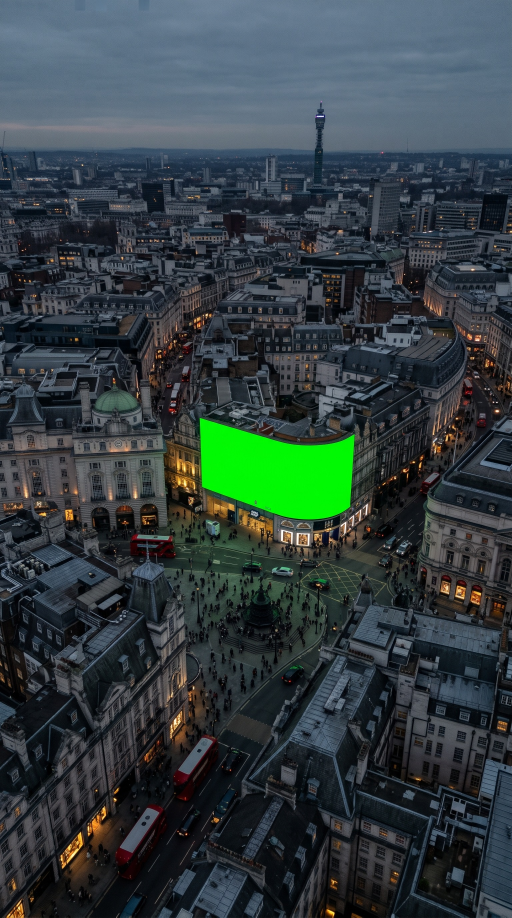
#> input picture nixwoods-reel/brand-reels/piccadilly-billboard/gen/A-start.jpg, 1536 x 2752 px (shown at 1/3 size)
$ python -i piccadilly_billboard.py   (imports and definitions only)
#> lines starting #> are read from the running program, lines starting #| are printed output that depends on the picture; after the words box and inside, x2 and y2 are one past the last pixel; in counts of white or black regions, pixels touching at a corner belong together
#> further down, picture is the input picture: shape (2752, 1536, 3); mean B, G, R 64.4, 63.4, 50.9
"""
"NixWoods at Piccadilly Circus": our take on Westwing x Victoria Beckham's billboard reel (instagram.com/reel/
De1nWfEjkAf, sent by the owner on 24 Oct with "Make this"). 9:16, 21.2 s: a dusk drone over London, street level under
the curved screen, night under it, a wet pavement crowd, a night pull-out.

The city is AI (Higgsfield Nano Banana stills -> Kling clips, gen/), generated with the screen a flat chroma green. Here
the green is keyed per frame and our real lamp film (screen_film.py) is mapped onto it column by column between the
screen's fitted top and bottom edges, so it follows the camera and the curve; whatever stands in front stays in front.
The green light the screen threw on the street is shifted to the colour the screen is showing.

    python3 brand-reels/piccadilly-billboard/piccadilly_billboard.py [--still 3 9 15]
"""
import argparse, os, subprocess, sys, wave

import cv2
import numpy as np
from PIL import Image
from scipy import ndimage

HERE = os.path.dirname(os.path.abspath(__file__))
ROOT = os.path.dirname(os.path.dirname(HERE))
sys.path.insert(0, HERE)
sys.path.insert(0, os.path.join(ROOT, "brand-reels", "festive-ad-cuts"))
from festive_cuts import FF, FPS, sstep        # noqa: E402
from screen_film import SH, SW, ScreenFilm     # noqa: E402

W, H = 1080, 1920
SR = 48000
DUR = 21.2
GEN = os.path.join(HERE, "gen")
OUT = os.path.join(HERE, "out")
NAME = "NW-CREATIVE-VID-20261024-nixwoods-range-piccadilly-billboard-v1-AI"
# (start, end, clip, clip in-point, screen brightness): the reference's order, each AI clip used once (5 s each)
SHOTS = [(0.0, 2.6, "A", 0.6, 1.00), (2.6, 7.6, "B", 0.0, 0.95), (7.6, 12.6, "C", 0.0, 1.00),
         (12.6, 17.0, "D", 0.1, 1.00), (17.0, DUR, "E", 0.4, 1.10)]
RNG = np.random.default_rng(24)


# [5 lines left out: function clip_frames, not called in this run]


def greenness(img):
    r, g, b = img[..., 0], img[..., 1], img[..., 2]
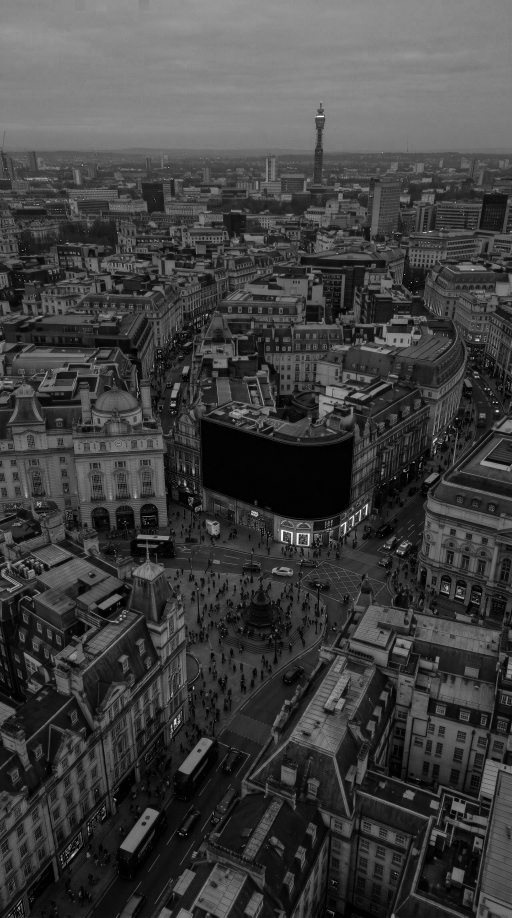
#> r: shape (2752, 1536) (shown at 1/3 size); min 0, max 255, mean 64.4
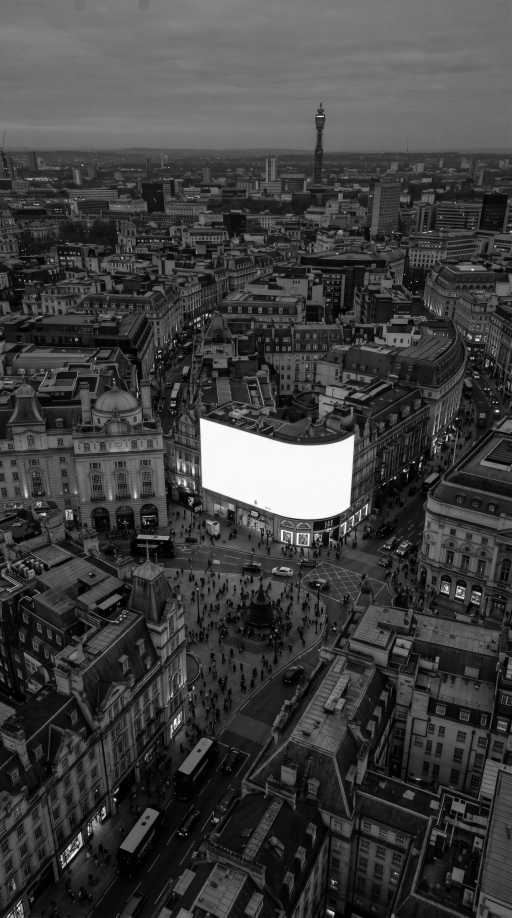
#> g: shape (2752, 1536) (shown at 1/3 size); min 0, max 255, mean 63.4
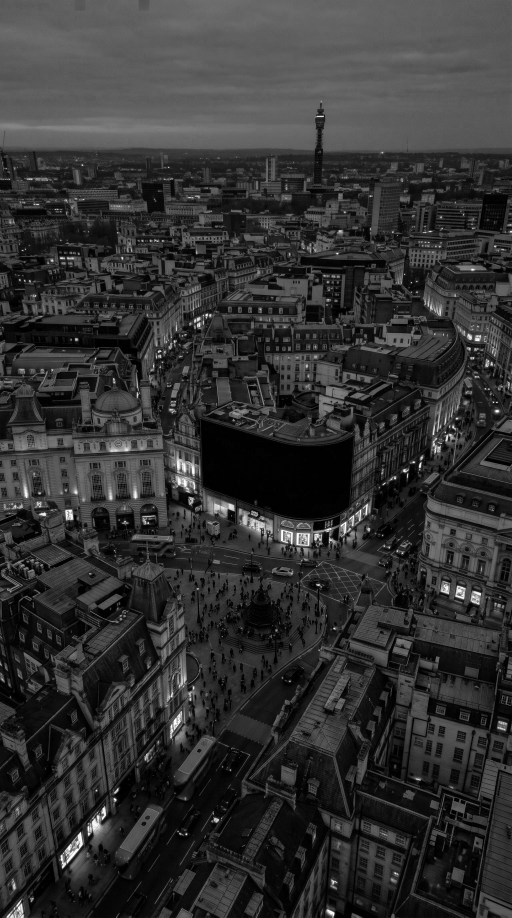
#> b: shape (2752, 1536) (shown at 1/3 size); min 0, max 255, mean 50.9
    return g - np.maximum(r, b)
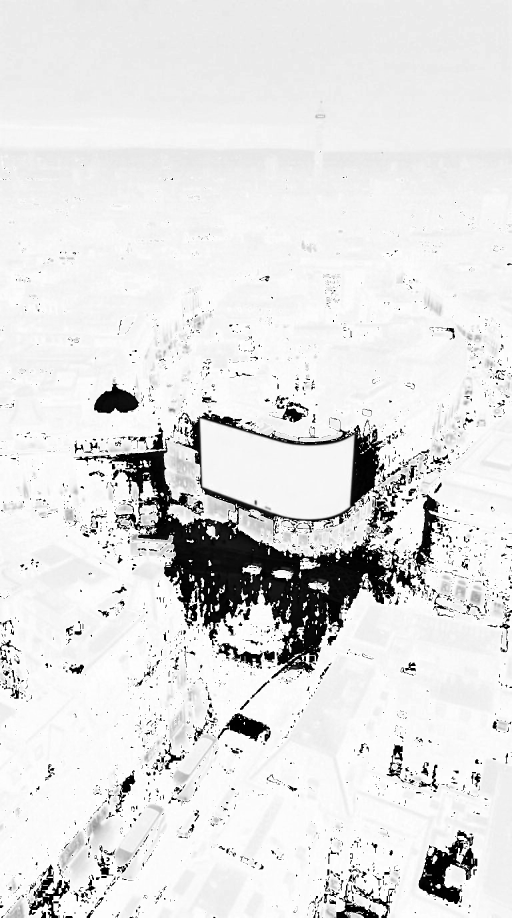
#> returned value: shape (2752, 1536) (shown at 1/3 size); min 0, max 255, mean 226.5


class Screen:
    """per-frame screen region and its top/bottom edge curves, smoothed over time"""

    def __init__(self):
        self.prev = None

    def fit(self, img):
        gr = greenness(img)
        core = (gr > 0.30) & (img[..., 1] > 0.45)
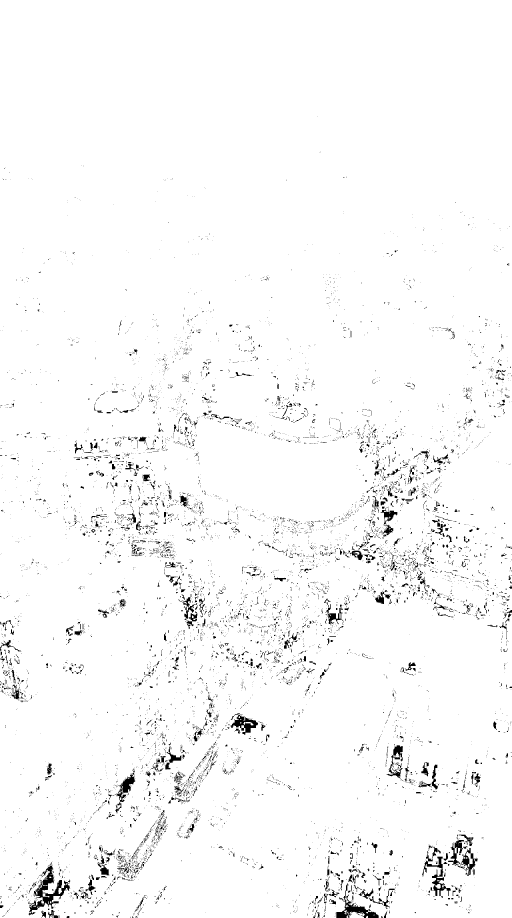
#> core: shape (2752, 1536) bool (shown at 1/3 size); 97.5% white; 10508 black regions (9647 under 20 px), largest, box (x1, y1, x2, y2) and area: (84, 2585, 211, 2746) 5005, (1009, 2650, 1136, 2752) 2822, (1266, 2553, 1352, 2688) 2493
        core = ndimage.binary_opening(core, iterations=2)
#> core: shape (2752, 1536) bool; 96.6% white; 5881 black regions (4975 under 20 px), largest, box (x1, y1, x2, y2) and area: (84, 2585, 211, 2752) 6528, (349, 2430, 503, 2633) 4836, (1344, 2504, 1434, 2628) 3977
        lab, n = ndimage.label(core)
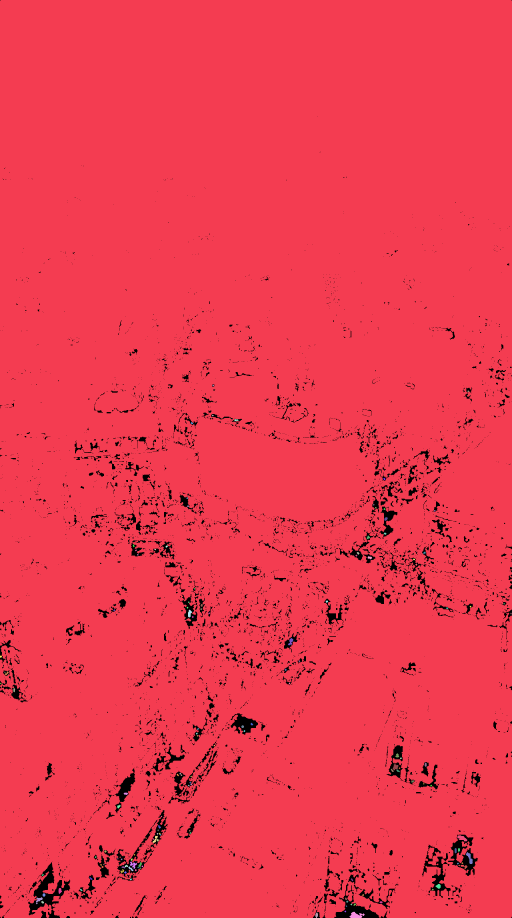
#> lab: shape (2752, 1536) int32 (shown at 1/3 size); 140 distinct labels, from 0 to 139; one colour per label, 0 black
#> n = 139
        if n == 0:
            return self.prev
        sizes = ndimage.sum(core, lab, range(1, n + 1))
#> sizes = 139 values, max 4076870 at index 0, min 13 at index 1, mean 29375.2
        reg = lab == (1 + int(np.argmax(sizes)))
#> reg: shape (2752, 1536) bool; 96.4% white; 5880 black regions (4974 under 20 px), largest, box (x1, y1, x2, y2) and area: (84, 2585, 211, 2752) 6984, (349, 2430, 503, 2633) 5902, (1344, 2504, 1434, 2628) 4934
        reg = ndimage.binary_fill_holes(ndimage.binary_closing(reg, iterations=6))
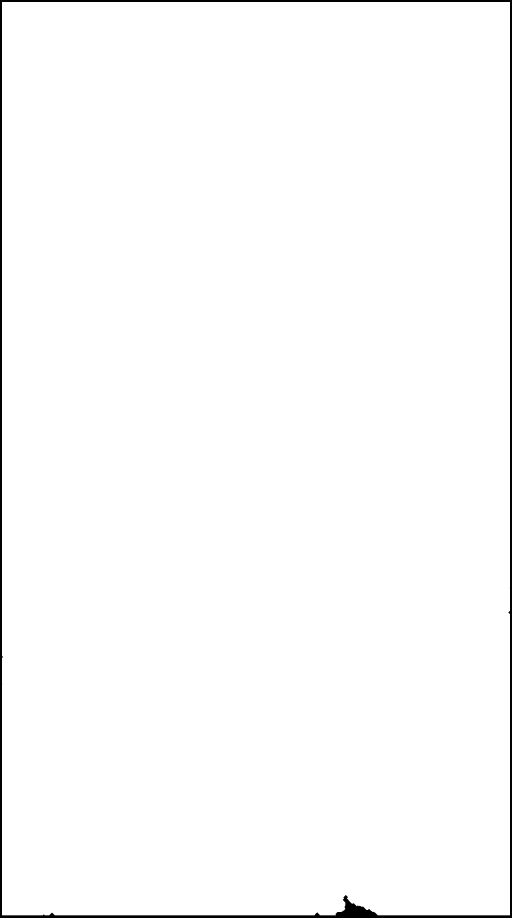
#> reg: shape (2752, 1536) bool (shown at 1/3 size); 98.7% white; 1 black region, box (x1, y1, x2, y2) and area: (0, 0, 1536, 2752) 54472
        ys, xs = np.nonzero(reg)
        x0, x1 = xs.min(), xs.max()
#> x0 = 6; x1 = 1529
        cols = np.arange(x0, x1 + 1)
#> cols = 1524 values from 6 to 1529
        top = np.full(len(cols), np.nan)
        bot = np.full(len(cols), np.nan)
        any_ = reg[:, x0:x1 + 1].any(0)
        top[any_] = reg[:, x0:x1 + 1].argmax(0)[any_]
        bot[any_] = H - 1 - reg[::-1, x0:x1 + 1].argmax(0)[any_]
        hgt = bot - top
        ok = any_ & (hgt > 0.5 * np.nanmax(hgt))
        ok[:max(2, len(cols) // 40)] = False                    # the side edges are ragged: fit on the middle
        ok[-max(2, len(cols) // 40):] = False
        u = (cols - x0) / max(1, x1 - x0)
#> u = 1524 values from 0 to 1
        pt = np.polyfit(u[ok], top[ok], 2)
#> pt = [-6.98e-15, 1.18e-14, 6]
        pb = np.polyfit(u[ok], bot[ok], 2)
#> pb = [15.69, -20.57, 1916.1]
        cur = np.concatenate([[x0, x1], pt, pb]).astype(np.float64)
#> cur = [6, 1529, -6.98e-15, 1.18e-14, 6, 15.69, -20.57, 1916.1]
        if self.prev is not None and np.abs(cur[:2] - self.prev[0][:2]).max() < 40:
            cur = self.prev[0] * 0.35 + cur * 0.65                 # light smoothing against key jitter
        self.prev = (cur, reg)
        return self.prev


# [107 lines left out: functions map_screen, composite, grade, frame, audio, main, not called in this run]


# [2 lines not run here, left out]

>>> import cv2
>>> picture = cv2.imread('gen/A-start.jpg')
>>> result = Screen().fit(picture)

$ run again, on nixwoods-reel/brand-reels/piccadilly-billboard/gen/C-start.jpg
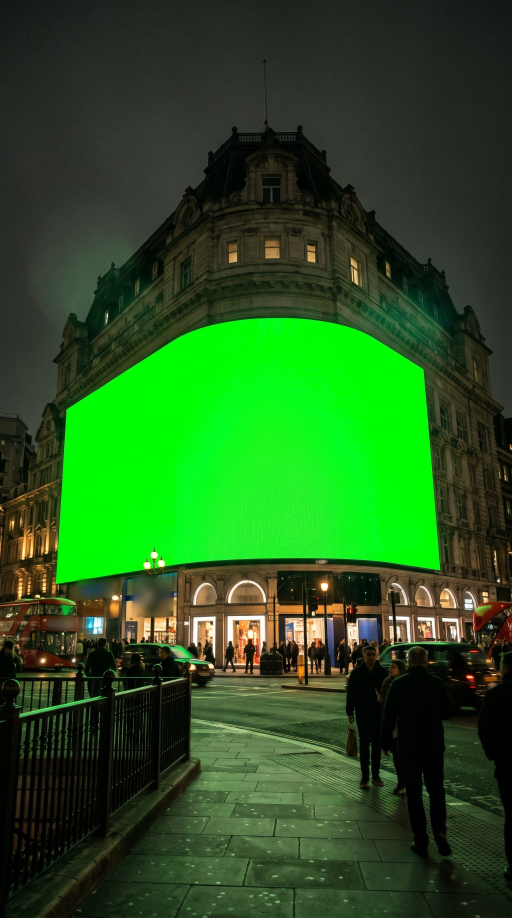
#> input picture nixwoods-reel/brand-reels/piccadilly-billboard/gen/C-start.jpg, 1536 x 2752 px (shown at 1/3 size)
#> picture is the input picture: shape (2752, 1536, 3); mean B, G, R 31.3, 86.7, 39.4
#> in fit, `lab, n = ndimage.label(core)`:
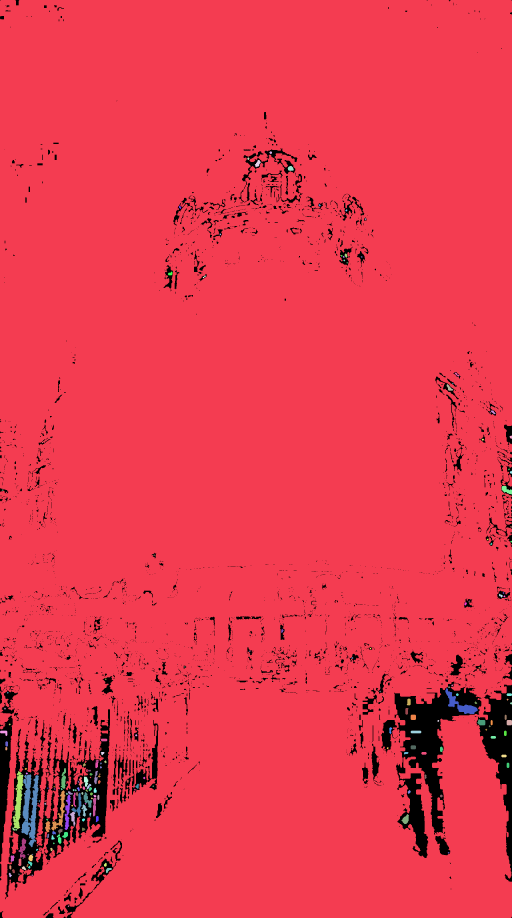
#> lab: shape (2752, 1536) int32 (shown at 1/3 size); 188 distinct labels, from 0 to 187; one colour per label, 0 black
#> n = 187
#> sizes = 187 values, max 3981027 at index 0, min 13 at index 15, mean 21447.6
#> in fit, `reg = ndimage.binary_fill_holes(ndimage.binary_closing(reg, iterations..`:
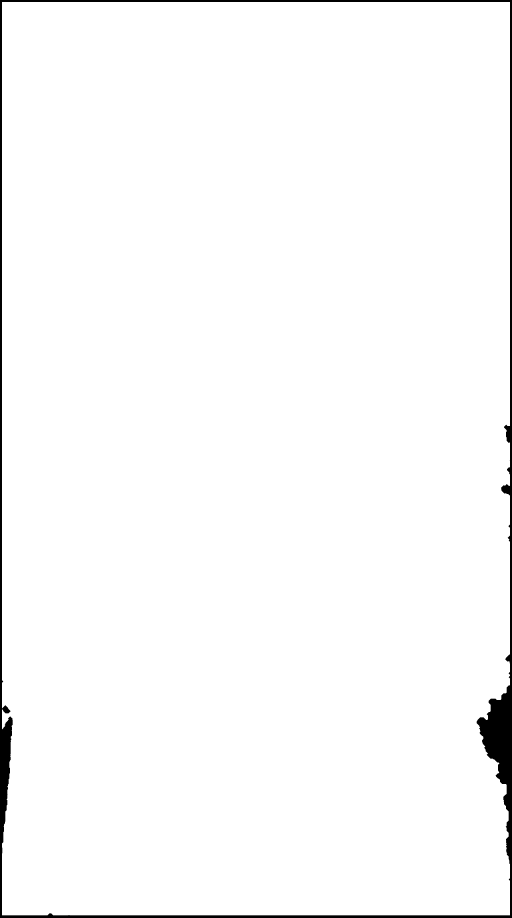
#> reg: shape (2752, 1536) bool (shown at 1/3 size); 98.1% white; 1 black region, box (x1, y1, x2, y2) and area: (0, 0, 1536, 2752) 79389
#> x0 = 6; x1 = 1529
#> u = 1524 values from 0 to 1
#> pt = [-6.98e-15, 1.18e-14, 6]
#> pb = [-0.91, 1.16, 1912.7]
#> cur = [6, 1529, -6.98e-15, 1.18e-14, 6, -0.91, 1.16, 1912.7]

$ run again, on nixwoods-reel/brand-reels/piccadilly-billboard/gen/D-start.jpg
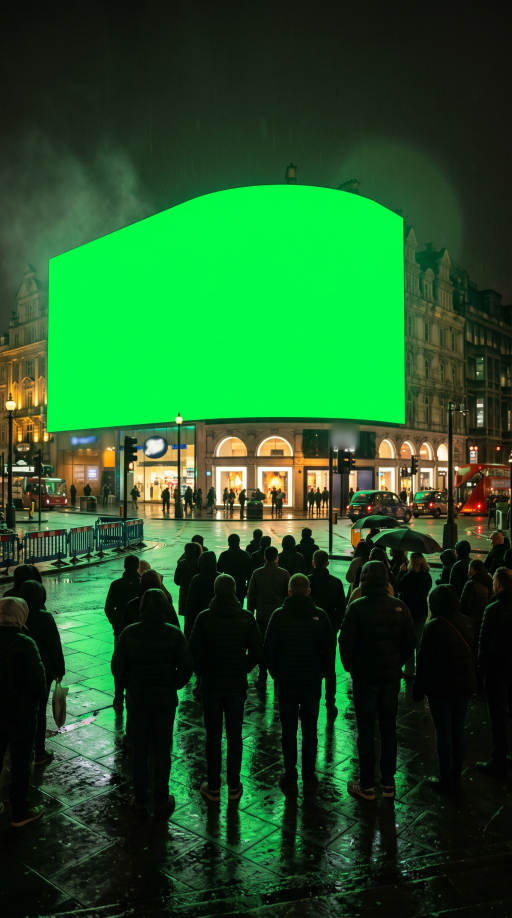
#> input picture nixwoods-reel/brand-reels/piccadilly-billboard/gen/D-start.jpg, 1536 x 2752 px (shown at 1/3 size)
#> picture is the input picture: shape (2752, 1536, 3); mean B, G, R 39.6, 86.5, 32.8
#> in fit, `lab, n = ndimage.label(core)`:
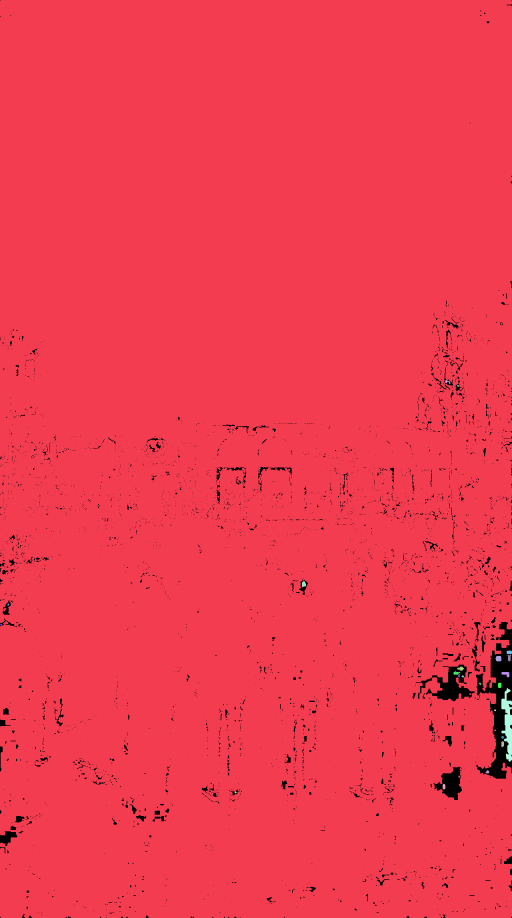
#> lab: shape (2752, 1536) int32 (shown at 1/3 size); 27 distinct labels, from 0 to 26; one colour per label, 0 black
#> n = 26
#> sizes = 26 values, max 4141163 at index 0, min 13 at index 3, mean 159505.5
#> in fit, `reg = ndimage.binary_fill_holes(ndimage.binary_closing(reg, iterations..`:
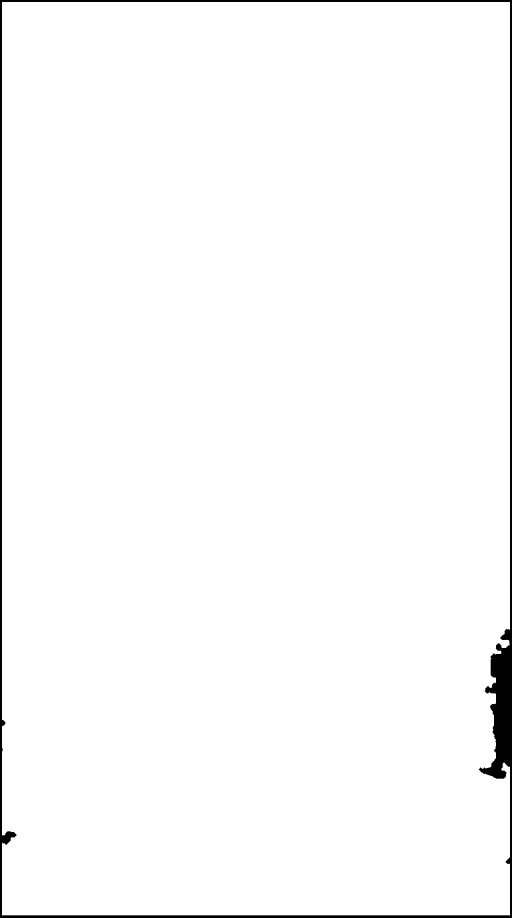
#> reg: shape (2752, 1536) bool (shown at 1/3 size); 98.3% white; 1 black region, box (x1, y1, x2, y2) and area: (0, 0, 1536, 2752) 73242
#> x0 = 6; x1 = 1529
#> u = 1524 values from 0 to 1
#> pt = [-6.98e-15, 1.18e-14, 6]
#> pb = [-6.12e-12, 6.37e-12, 1913]
#> cur = [6, 1529, -6.98e-15, 1.18e-14, 6, -6.12e-12, 6.37e-12, 1913]

$ run again, on nixwoods-reel/brand-reels/piccadilly-billboard/gen/E-start.jpg
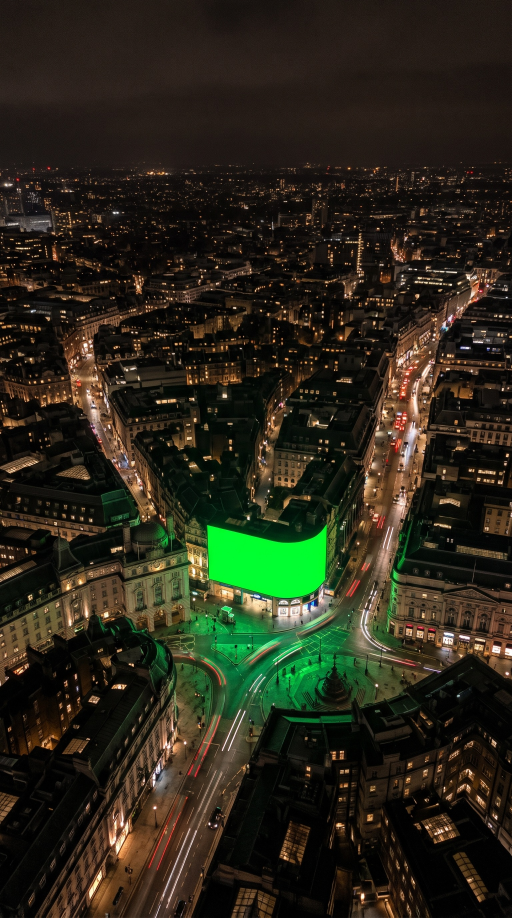
#> input picture nixwoods-reel/brand-reels/piccadilly-billboard/gen/E-start.jpg, 1536 x 2752 px (shown at 1/3 size)
#> picture is the input picture: shape (2752, 1536, 3); mean B, G, R 25.5, 39.8, 41.7
#> lab: shape (2752, 1536) int32; 489 distinct labels, from 0 to 488
#> n = 488
#> sizes = 488 values, max 3630494 at index 0, min 13 at index 1, mean 7584.4
#> in fit, `reg = ndimage.binary_fill_holes(ndimage.binary_closing(reg, iterations..`:
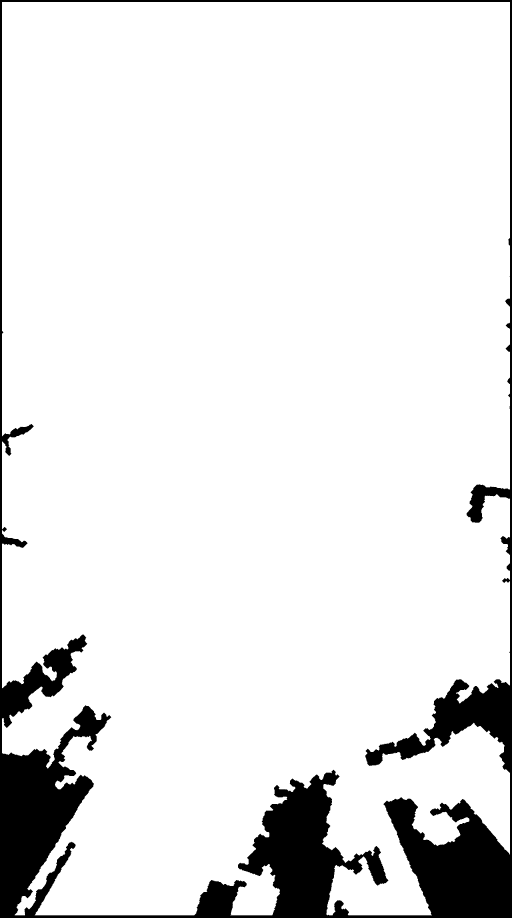
#> reg: shape (2752, 1536) bool (shown at 1/3 size); 90.6% white; 1 black region, box (x1, y1, x2, y2) and area: (0, 0, 1536, 2752) 396624
#> x0 = 6; x1 = 1529
#> u = 1524 values from 0 to 1
#> pt = [-6.98e-15, 1.18e-14, 6]
#> pb = [-122.3, -101.5, 1926.3]
#> cur = [6, 1529, -6.98e-15, 1.18e-14, 6, -122.3, -101.5, 1926.3]
